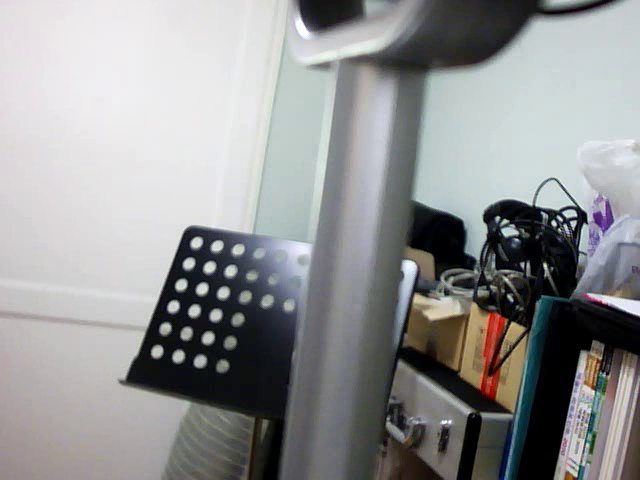
#> input picture frame 15 of data/가메출판-김동근-opencv-python-2nd/data/record0.avi, 640 x 480 px, given in place of ball.wmv, which was not available
$ python 1012.py
#> lines starting #> are read from the running program, lines starting #| are printed output that depends on the picture; after the words box and inside, x2 and y2 are one past the last pixel; in counts of white or black regions, pixels touching at a corner belong together
# 1012.py
import cv2
import numpy as np

#1
roi  = None
drag_start = None
mouse_status = 0
tracking_start  = False
def onMouse(event, x, y, flags, param=None):
     global roi
     global drag_start
     global mouse_status
     global tracking_start
     if event == cv2.EVENT_LBUTTONDOWN:
          drag_start = (x, y)
          mouse_status = 1
          tracking_start = False
     elif event == cv2.EVENT_MOUSEMOVE:
          if flags == cv2.EVENT_FLAG_LBUTTON:
               xmin = min(x, drag_start[0])
               ymin = min(y, drag_start[1])
               xmax = max(x, drag_start[0])
               ymax = max(y, drag_start[1])
               roi = (xmin, ymin, xmax, ymax)
               mouse_status = 2 # dragging
     elif event == cv2.EVENT_LBUTTONUP:
          mouse_status = 3 # complete

#2
cv2.namedWindow('tracking')
cv2.setMouseCallback('tracking', onMouse)

cap = cv2.VideoCapture('./data/ball.wmv')
if (not cap.isOpened()):
     print('Error opening video')
height, width = (int(cap.get(cv2.CAP_PROP_FRAME_HEIGHT)),
                 int(cap.get(cv2.CAP_PROP_FRAME_WIDTH)))
roi_mask   = np.zeros((height, width), dtype=np.uint8)
term_crit = (cv2.TERM_CRITERIA_MAX_ITER+cv2.TERM_CRITERIA_EPS,10, 1)


#3: Kalman Filter setup
q = 1e-5   #  process noise covariance
r = 0.01 #  measurement noise covariance, r = 1
dt = 1
KF = cv2.KalmanFilter(4,2,0)
KF.transitionMatrix = np.array([[1,0,dt,0],
                                [0,1,0,dt],
                                [0,0,1,0],
                                [0,0,0,1]], np.float32)  # A
KF.measurementMatrix = np.array([[1,0,0,0],
                                 [0,1,0,0]],np.float32)  # H
#4
t = 0
while True:
     ret, frame = cap.read()
#> frame is the input picture: shape (480, 640, 3); mean B, G, R 147.7, 147.3, 146.5
     if not ret: break
     t+=1
     print('t=',t)
     frame2 = frame.copy() # camShift
     hsv = cv2.cvtColor(frame, cv2.COLOR_BGR2HSV)
#> hsv: shape (480, 640, 3); mean H, S, V 83.8, 31.2, 151.9
     mask = cv2.inRange(hsv,(0, 60, 32),(180,255,255))
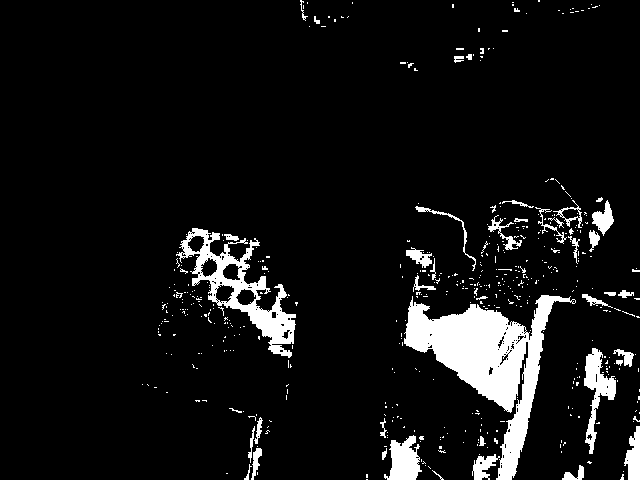
#> mask: shape (480, 640); 7.4% white; 491 white regions (446 under 20 px), largest, box (x1, y1, x2, y2) and area: (404, 295, 576, 480) 10520, (176, 228, 296, 358) 4008, (584, 348, 616, 454) 1262

     if mouse_status==2:
          x1, y1, x2, y2 = roi
          cv2.rectangle(frame, (x1, y1), (x2, y2), (255, 0, 0), 2)
     if mouse_status==3:
          print('initialize....')
          mouse_status = 0
          x1, y1, x2, y2 = roi
          mask_roi = mask[y1:y2, x1:x2]
          hsv_roi  =  hsv[y1:y2, x1:x2]

          hist_roi = cv2.calcHist([hsv_roi],[0],mask_roi,[16],[0,180])

          cv2.normalize(hist_roi,hist_roi,0,255,cv2.NORM_MINMAX)
          H1 = hist_roi.copy()
          cv2.normalize(H1,H1,0.0,1.0,cv2.NORM_MINMAX)
          track_window = (x1, y1, x2-x1, y2-y1) # meanShift

#4-1: Kalman filter initialize
          KF.processNoiseCov     = q* np.eye(4, dtype=np.float32)   # Q
          KF.measurementNoiseCov = r* np.eye(2, dtype=np.float32)   # R
          KF.errorCovPost  = np.eye(4, dtype=np.float32)            # P0 = I

          x, y, w, h = track_window
          cx = x + w/2
          cy = y + h/2
          KF.statePost=np.array([[cx],[cy],[0.],[0.]],dtype=np.float32)
          tracking_start = True

     if tracking_start:
#4-2
          predict  = KF.predict()

#4-3: CamShift tracking
          backP = cv2.calcBackProject([hsv],[0],hist_roi,[0,180],1)
          backP &= mask

          track_box,track_window=cv2.CamShift(backP, track_window, term_crit)

          cv2.ellipse(frame, track_box, (0, 0, 255), 2)
          cx, cy = track_box[0]
          cv2.circle(frame, (round(cx),round(cy)), 5, (0,0,255), -1)
##          pts = cv2.boxPoints(track_box)
##          pts = np.int0(pts) # np.int32
##          dst = cv2.polylines(frame,[pts],True, (0, 0, 255),2)

#4-4: Kalman correct
          z = np.array([[cx],[cy]],dtype=np.float32) # measurement
          estimate = KF.correct(z)
          estimate = np.int0(estimate)
#4-5
          cx2, cy2 = estimate[0][0], estimate[1][0]
          track_box2 = ((float(cx2), float(cy2)), track_box[1], track_box[2])
          cv2.ellipse(frame, track_box2, (255, 0, 0), 2)
          cv2.circle(frame, (cx2,cy2), 5, (255,0,0), -1)

     cv2.imshow('tracking',frame)
     key = cv2.waitKey(25)
#> (key Esc is pressed here)
     if key == 27:
          break
if cap.isOpened():
     cap.release()
cv2.destroyAllWindows()

$ run again, starting later in the video
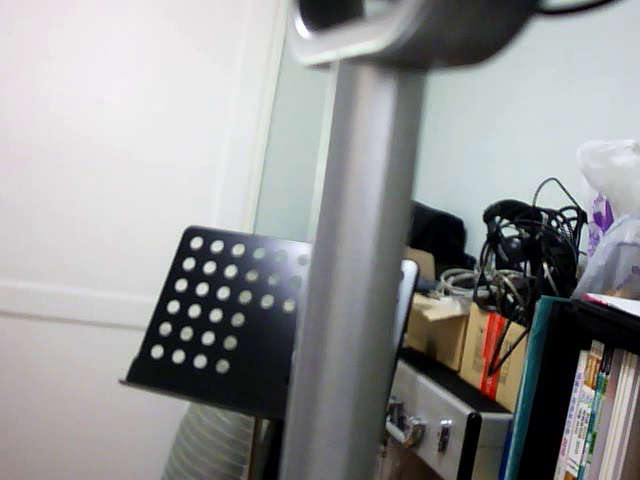
#> input picture frame 69 of data/가메출판-김동근-opencv-python-2nd/data/record0.avi, 640 x 480 px, given in place of ball.wmv, which was not available
#> frame is the input picture: shape (480, 640, 3); mean B, G, R 147.8, 147.5, 146.9
#> hsv: shape (480, 640, 3); mean H, S, V 84.7, 31.6, 152.2
#> `mask = cv2.inRange(hsv,(0, 60, 32),(180,255,255))`:
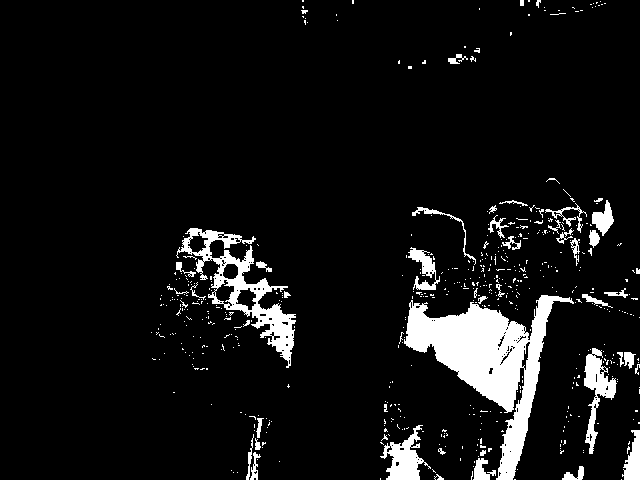
#> mask: shape (480, 640); 7.5% white; 541 white regions (493 under 20 px), largest, box (x1, y1, x2, y2) and area: (404, 295, 574, 480) 10539, (176, 228, 296, 368) 3789, (584, 348, 617, 454) 1264

$ run again, starting later in the video
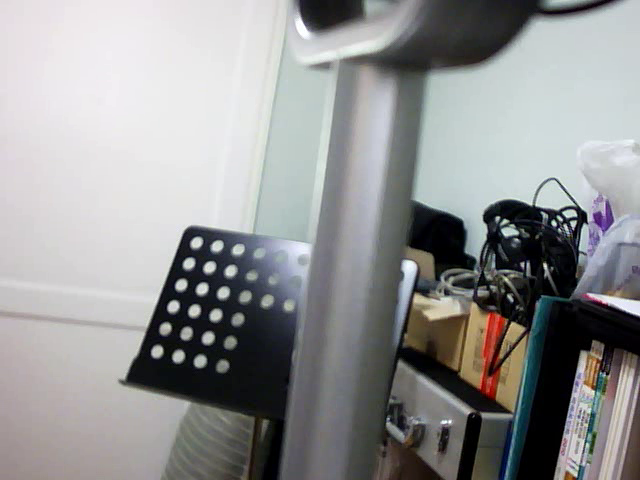
#> input picture frame 123 of data/가메출판-김동근-opencv-python-2nd/data/record0.avi, 640 x 480 px, given in place of ball.wmv, which was not available
#> frame is the input picture: shape (480, 640, 3); mean B, G, R 147.8, 147.5, 146.9
#> hsv: shape (480, 640, 3); mean H, S, V 85.4, 31.7, 152.2
#> `mask = cv2.inRange(hsv,(0, 60, 32),(180,255,255))`:
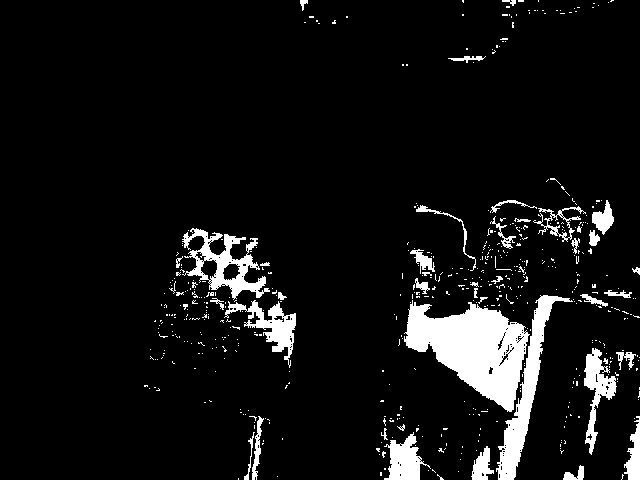
#> mask: shape (480, 640); 7.5% white; 531 white regions (488 under 20 px), largest, box (x1, y1, x2, y2) and area: (404, 300, 530, 412) 7517, (496, 295, 573, 480) 3028, (182, 228, 270, 300) 2256
